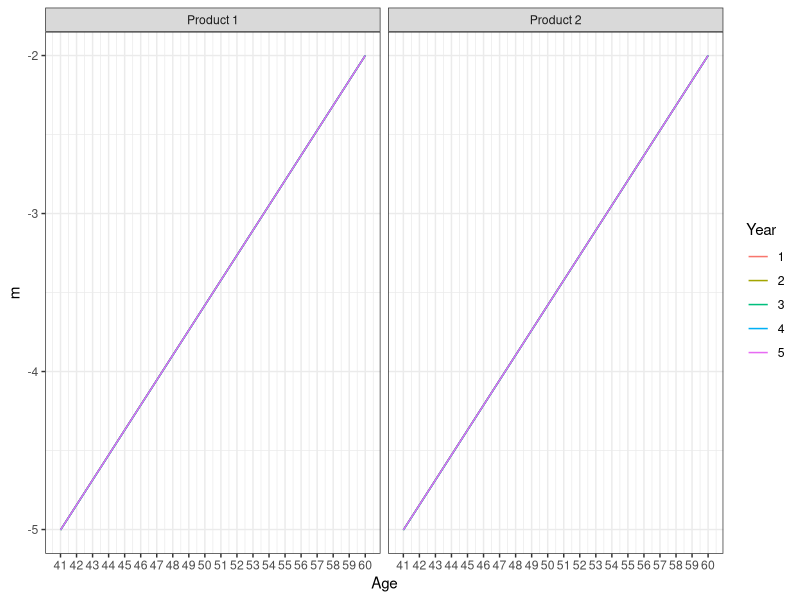

Here is the R script that generated this plot:

library(ggplot2)

X <- 20
Y <- 5
ages <- seq(41, 60, length.out = X) 
P <- 2

ax <- seq(-5, -2, length.out = X)
bx <- seq(.0002, 0.0, length.out = X)
eps_kt <- rnorm(Y - 1, sd = 2)
kt <- -11 + c(0, cumsum(eps_kt))

# ax <- seq(-5, -2, length.out = X)
c1p <- rnorm(P, sd = .5)
c2p <- rnorm(P, sd = .1)
# bx <- seq(.04, 0.02, length.out = X)
# bx <- seq(.2, .04, length.out = X)
# kt <- seq(30, -40, length.out = TT)
c3p <- rnorm(P, sd = .015)
c3p <- c3p - mean(c3p)
c4p <- rnorm(P, sd = 10) 
c4p <- c4p - mean(c4p)

data <- expand.grid(x = 1:X, t = 1:Y, p = 1:P)

mxtp <- apply(data, 1, function(dat){
  x <- dat[1]
  t <- dat[2]
  p <- dat[3]
  ax[x] + bx[x] * kt[t]
  # ax[x] + bx[x] * kt[t] + c1p[p] # (1A)
  # ax[x] * (1 + c2p[p]) + bx[x] * kt[t] # (1M)
  # ax[x] + (bx[x] + c3p[p]) * kt[t] # (2.1A)
  # ax[x] + bx[x] * (kt[t] + c4p[p]) # (2.2A)
})

data$p <- paste0("Product ", 1:P)[data$p]

df <- data.frame(Age = data$x,
                 Year = factor(data$t),
                 p = data$p,
                 m = mxtp)

ggplot(data = df, aes(x = Age,
                      y = m,
                      color = Year,
                      group = Year)) + 
  geom_line() + 
  facet_grid(cols = vars(p)) + 
  scale_x_continuous(breaks = 1:X, labels = ages) +
  theme_bw() + xlab("Age")


# df[df$x %in% 1,3] - df[df$x %in% 2,3]
# 
# (ax[1] - ax[2]) + kt * (bx[1] - bx[2])


# 
